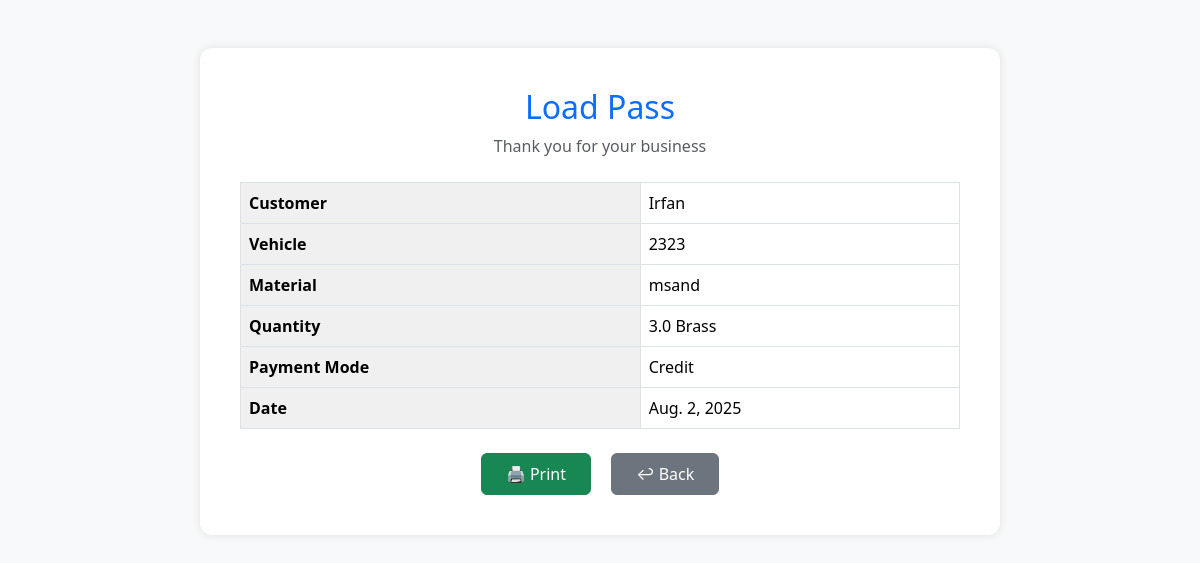
Page /print_dc/1/ on the committed database.
### sales/models.py (models this page shows, shortened)
class Sale(models.Model):
    PAYMENT_CHOICES = [
        ("Cash", "Cash"),
        ("Credit", "Credit"),
        ("UPI", "UPI"),
        ("Bank", "Bank"),
    ]
    UNIT_CHOICES = [("Brass", "Brass"),("Ton", "Ton"), ("Cubic Meter", "Cubic Meter")]
    customer = models.ForeignKey(Customer, on_delete=models.CASCADE)
    vehicle = models.CharField(max_length=100)
    material = models.CharField(max_length=100)
    qty = models.FloatField()
    rate = models.FloatField()
    amount = models.FloatField()
    unit = models.CharField(max_length=20, choices=UNIT_CHOICES)
    payment_mode = models.CharField(max_length=20, choices=PAYMENT_CHOICES)
    date = models.DateField()

### customer/models.py (models this page shows)
class Customer(models.Model):
    name = models.CharField(max_length=100, unique=True)
    contact = models.CharField(max_length=100, blank=True)
    address = models.TextField(blank=True)
    opening_balance = models.FloatField(default=0)
    def __str__(self):
        return self.name

### sales/views.py (the view)
# urls.py: path('print_dc/<int:pk>/', print_dc, name='print_dc'),  # Print delivery challan view
def print_dc(request, pk):
    sale = get_object_or_404(Sale, pk=pk)
    return render(request, 'print_dc.html', {'sale': sale})

### sales/templates/print_dc.html (shortened to what this page needs)
<!DOCTYPE html>
<html lang="en">
<head>
    <link href="https://cdn.jsdelivr.net/npm/bootstrap@5.3.2/dist/css/bootstrap.min.css" rel="stylesheet">
</head>
<body>
<div class="invoice-box mt-5">
    <div class="text-center mb-4">
        <h2 class="text-primary">Load Pass</h2>
        <p class="text-muted">Thank you for your business</p>
    </div>
    <table class="table table-bordered">
        <tbody>
            <tr>
                <th>Customer</th>
                <td>{{ sale.customer }}</td>
            </tr>
            <tr>
                <th>Vehicle</th>
                <td>{{ sale.vehicle }}</td>
            </tr>
            <tr>
                <th>Material</th>
                <td>{{ sale.material }}</td>
            </tr>
            <tr>
                <th>Quantity</th>
                <td>{{ sale.qty }} {{ sale.unit }}</td>
            </tr>
            <tr>
                <th>Payment Mode</th>
                <td>{{ sale.payment_mode }}</td>
            </tr>
            <tr>
                <th>Date</th>
                <td>{{ sale.date }}</td>
            </tr>
        </tbody>
    </table>
    <div class="text-center mt-4 no-print">
        <button onclick="window.print()" class="btn btn-success px-4 py-2 me-3">🖨️ Print</button>
        <a href="{% url 'sales_dashboard' %}" class="btn btn-secondary px-4 py-2">↩ Back</a>
    </div>
</div>
</body>
</html>

### sales/templates/print_dc.html (style rules this page uses)
body { background-color: #f8f9fa; }
.invoice-box { max-width: 800px; margin: auto; padding: 40px; background: white; border-radius: 12px; box-shadow: 0 0 10px rgba(0, 0, 0, 0.1); }
.table th { background-color: #f0f0f0; }

### rows in the picture
Sale: customer "Irfan", vehicle "2323", material "msand", qty "3.0", unit "Brass", payment_mode "Credit", date "Aug. 2, 2025"
